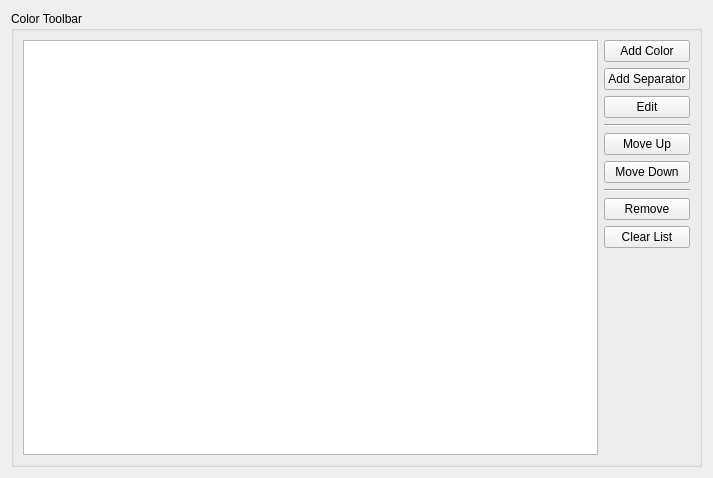
<?xml version="1.0" encoding="UTF-8"?>
<ui version="4.0">
 <class>ColorToolbarEditor</class>
 <widget class="QWidget" name="ColorToolbarEditor">
  <property name="geometry">
   <rect>
    <x>0</x>
    <y>0</y>
    <width>713</width>
    <height>478</height>
   </rect>
  </property>
  <property name="windowTitle">
   <string>Form</string>
  </property>
  <layout class="QVBoxLayout" name="verticalLayout">
   <item>
    <widget class="QGroupBox" name="groupBox_3">
     <property name="whatsThis">
      <string>Here you can alter the layout of the quick colors toolbar. Use the controls to add, remove or edit the colors used. You can also add separators in between colors.

Usually this contains MainColor, EdgeColor and some auxiliary colors used to group objects.</string>
     </property>
     <property name="title">
      <string>Color Toolbar</string>
     </property>
     <layout class="QHBoxLayout" name="horizontalLayout_6">
      <item>
       <widget class="QListView" name="colorToolbarView">
        <property name="verticalScrollBarPolicy">
         <enum>Qt::ScrollBarAsNeeded</enum>
        </property>
       </widget>
      </item>
      <item>
       <layout class="QVBoxLayout" name="verticalLayout_5">
        <item>
         <widget class="QPushButton" name="quickColor_add">
          <property name="text">
           <string>Add Color</string>
          </property>
          <property name="icon">
           <iconset resource="../../ldforge.qrc">
            <normaloff>:/icons/palette.png</normaloff>:/icons/palette.png</iconset>
          </property>
         </widget>
        </item>
        <item>
         <widget class="QPushButton" name="quickColor_addSep">
          <property name="text">
           <string>Add Separator</string>
          </property>
         </widget>
        </item>
        <item>
         <widget class="QPushButton" name="quickColor_edit">
          <property name="text">
           <string>Edit</string>
          </property>
          <property name="icon">
           <iconset resource="../../ldforge.qrc">
            <normaloff>:/icons/mode-draw.png</normaloff>:/icons/mode-draw.png</iconset>
          </property>
         </widget>
        </item>
        <item>
         <widget class="Line" name="line_2">
          <property name="orientation">
           <enum>Qt::Horizontal</enum>
          </property>
         </widget>
        </item>
        <item>
         <widget class="QPushButton" name="quickColor_moveUp">
          <property name="text">
           <string>Move Up</string>
          </property>
          <property name="icon">
           <iconset resource="../../ldforge.qrc">
            <normaloff>:/icons/arrow-up.png</normaloff>:/icons/arrow-up.png</iconset>
          </property>
         </widget>
        </item>
        <item>
         <widget class="QPushButton" name="quickColor_moveDown">
          <property name="text">
           <string>Move Down</string>
          </property>
          <property name="icon">
           <iconset resource="../../ldforge.qrc">
            <normaloff>:/icons/arrow-down.png</normaloff>:/icons/arrow-down.png</iconset>
          </property>
         </widget>
        </item>
        <item>
         <widget class="Line" name="line">
          <property name="orientation">
           <enum>Qt::Horizontal</enum>
          </property>
         </widget>
        </item>
        <item>
         <widget class="QPushButton" name="quickColor_remove">
          <property name="text">
           <string>Remove</string>
          </property>
          <property name="icon">
           <iconset resource="../../ldforge.qrc">
            <normaloff>:/icons/delete.png</normaloff>:/icons/delete.png</iconset>
          </property>
         </widget>
        </item>
        <item>
         <widget class="QPushButton" name="quickColor_clear">
          <property name="text">
           <string>Clear List</string>
          </property>
          <property name="icon">
           <iconset resource="../../ldforge.qrc">
            <normaloff>:/icons/delete.png</normaloff>:/icons/delete.png</iconset>
          </property>
         </widget>
        </item>
        <item>
         <spacer name="verticalSpacer_3">
          <property name="orientation">
           <enum>Qt::Vertical</enum>
          </property>
          <property name="sizeHint" stdset="0">
           <size>
            <width>20</width>
            <height>40</height>
           </size>
          </property>
         </spacer>
        </item>
       </layout>
      </item>
     </layout>
    </widget>
   </item>
  </layout>
 </widget>
 <resources>
  <include location="../../ldforge.qrc"/>
  <include location="../../ldforge.qrc"/>
 </resources>
 <connections/>
</ui>
